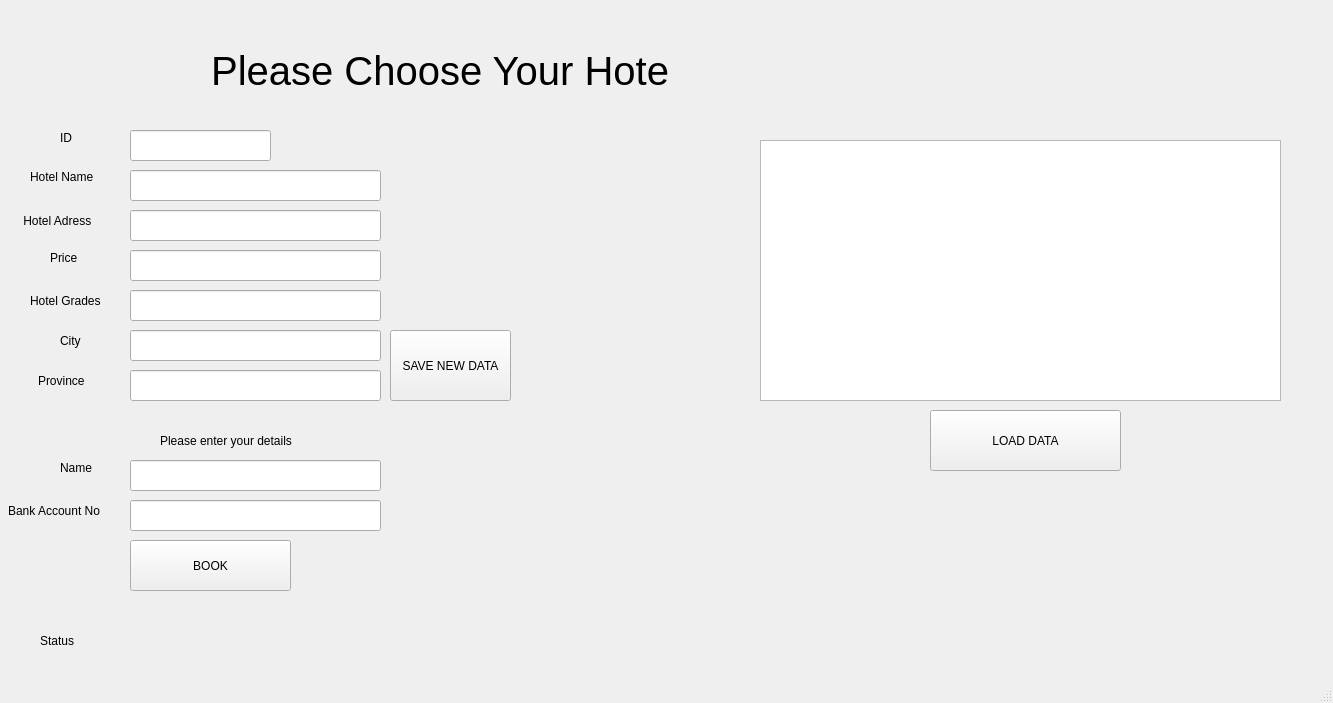
<?xml version="1.0" encoding="UTF-8"?>
<ui version="4.0">
 <class>Hotelwindow</class>
 <widget class="QMainWindow" name="Hotelwindow">
  <property name="geometry">
   <rect>
    <x>0</x>
    <y>0</y>
    <width>1333</width>
    <height>703</height>
   </rect>
  </property>
  <property name="windowTitle">
   <string>MainWindow</string>
  </property>
  <widget class="QWidget" name="centralwidget">
   <widget class="QLabel" name="label">
    <property name="geometry">
     <rect>
      <x>100</x>
      <y>20</y>
      <width>571</width>
      <height>101</height>
     </rect>
    </property>
    <property name="font">
     <font>
      <pointsize>30</pointsize>
     </font>
    </property>
    <property name="text">
     <string>          Please Choose Your Hotel</string>
    </property>
   </widget>
   <widget class="QLabel" name="label_2">
    <property name="geometry">
     <rect>
      <x>40</x>
      <y>620</y>
      <width>181</width>
      <height>41</height>
     </rect>
    </property>
    <property name="text">
     <string>Status</string>
    </property>
   </widget>
   <widget class="QLineEdit" name="txt_id">
    <property name="geometry">
     <rect>
      <x>130</x>
      <y>130</y>
      <width>141</width>
      <height>31</height>
     </rect>
    </property>
   </widget>
   <widget class="QLineEdit" name="txt_hotelname">
    <property name="geometry">
     <rect>
      <x>130</x>
      <y>170</y>
      <width>251</width>
      <height>31</height>
     </rect>
    </property>
   </widget>
   <widget class="QLineEdit" name="txt_adress">
    <property name="geometry">
     <rect>
      <x>130</x>
      <y>210</y>
      <width>251</width>
      <height>31</height>
     </rect>
    </property>
   </widget>
   <widget class="QLineEdit" name="txt_price">
    <property name="geometry">
     <rect>
      <x>130</x>
      <y>250</y>
      <width>251</width>
      <height>31</height>
     </rect>
    </property>
   </widget>
   <widget class="QLineEdit" name="txt_grades">
    <property name="geometry">
     <rect>
      <x>130</x>
      <y>290</y>
      <width>251</width>
      <height>31</height>
     </rect>
    </property>
   </widget>
   <widget class="QLineEdit" name="txt_city">
    <property name="geometry">
     <rect>
      <x>130</x>
      <y>330</y>
      <width>251</width>
      <height>31</height>
     </rect>
    </property>
   </widget>
   <widget class="QLineEdit" name="txt_province">
    <property name="geometry">
     <rect>
      <x>130</x>
      <y>370</y>
      <width>251</width>
      <height>31</height>
     </rect>
    </property>
   </widget>
   <widget class="QLabel" name="label_3">
    <property name="geometry">
     <rect>
      <x>160</x>
      <y>420</y>
      <width>231</width>
      <height>41</height>
     </rect>
    </property>
    <property name="text">
     <string>Please enter your details</string>
    </property>
   </widget>
   <widget class="QLineEdit" name="lineEdit_8">
    <property name="geometry">
     <rect>
      <x>130</x>
      <y>500</y>
      <width>251</width>
      <height>31</height>
     </rect>
    </property>
   </widget>
   <widget class="QLineEdit" name="lineEdit_9">
    <property name="geometry">
     <rect>
      <x>130</x>
      <y>460</y>
      <width>251</width>
      <height>31</height>
     </rect>
    </property>
   </widget>
   <widget class="QLabel" name="label_4">
    <property name="geometry">
     <rect>
      <x>60</x>
      <y>130</y>
      <width>49</width>
      <height>16</height>
     </rect>
    </property>
    <property name="text">
     <string>ID</string>
    </property>
   </widget>
   <widget class="QLabel" name="label_5">
    <property name="geometry">
     <rect>
      <x>30</x>
      <y>166</y>
      <width>91</width>
      <height>21</height>
     </rect>
    </property>
    <property name="text">
     <string>Hotel Name</string>
    </property>
   </widget>
   <widget class="QLabel" name="label_6">
    <property name="geometry">
     <rect>
      <x>10</x>
      <y>210</y>
      <width>111</width>
      <height>21</height>
     </rect>
    </property>
    <property name="text">
     <string>    Hotel Adress</string>
    </property>
   </widget>
   <widget class="QLabel" name="label_7">
    <property name="geometry">
     <rect>
      <x>50</x>
      <y>250</y>
      <width>71</width>
      <height>16</height>
     </rect>
    </property>
    <property name="text">
     <string>Price</string>
    </property>
   </widget>
   <widget class="QLabel" name="label_8">
    <property name="geometry">
     <rect>
      <x>30</x>
      <y>290</y>
      <width>91</width>
      <height>21</height>
     </rect>
    </property>
    <property name="text">
     <string>Hotel Grades</string>
    </property>
   </widget>
   <widget class="QLabel" name="label_9">
    <property name="geometry">
     <rect>
      <x>60</x>
      <y>330</y>
      <width>61</width>
      <height>21</height>
     </rect>
    </property>
    <property name="text">
     <string>City</string>
    </property>
   </widget>
   <widget class="QLabel" name="label_10">
    <property name="geometry">
     <rect>
      <x>38</x>
      <y>370</y>
      <width>81</width>
      <height>21</height>
     </rect>
    </property>
    <property name="text">
     <string>Province</string>
    </property>
   </widget>
   <widget class="QLabel" name="label_11">
    <property name="geometry">
     <rect>
      <x>60</x>
      <y>460</y>
      <width>61</width>
      <height>16</height>
     </rect>
    </property>
    <property name="text">
     <string>Name</string>
    </property>
   </widget>
   <widget class="QLabel" name="label_12">
    <property name="geometry">
     <rect>
      <x>8</x>
      <y>500</y>
      <width>111</width>
      <height>21</height>
     </rect>
    </property>
    <property name="text">
     <string>Bank Account No</string>
    </property>
   </widget>
   <widget class="QPushButton" name="pushButton">
    <property name="geometry">
     <rect>
      <x>390</x>
      <y>330</y>
      <width>121</width>
      <height>71</height>
     </rect>
    </property>
    <property name="text">
     <string>SAVE NEW DATA</string>
    </property>
   </widget>
   <widget class="QTableView" name="tableView">
    <property name="geometry">
     <rect>
      <x>760</x>
      <y>140</y>
      <width>521</width>
      <height>261</height>
     </rect>
    </property>
   </widget>
   <widget class="QPushButton" name="pushButton_load">
    <property name="geometry">
     <rect>
      <x>930</x>
      <y>410</y>
      <width>191</width>
      <height>61</height>
     </rect>
    </property>
    <property name="text">
     <string>LOAD DATA</string>
    </property>
   </widget>
   <widget class="QPushButton" name="pushButton_2">
    <property name="geometry">
     <rect>
      <x>130</x>
      <y>540</y>
      <width>161</width>
      <height>51</height>
     </rect>
    </property>
    <property name="text">
     <string>BOOK</string>
    </property>
   </widget>
  </widget>
  <widget class="QStatusBar" name="statusbar"/>
 </widget>
 <resources/>
 <connections/>
</ui>
